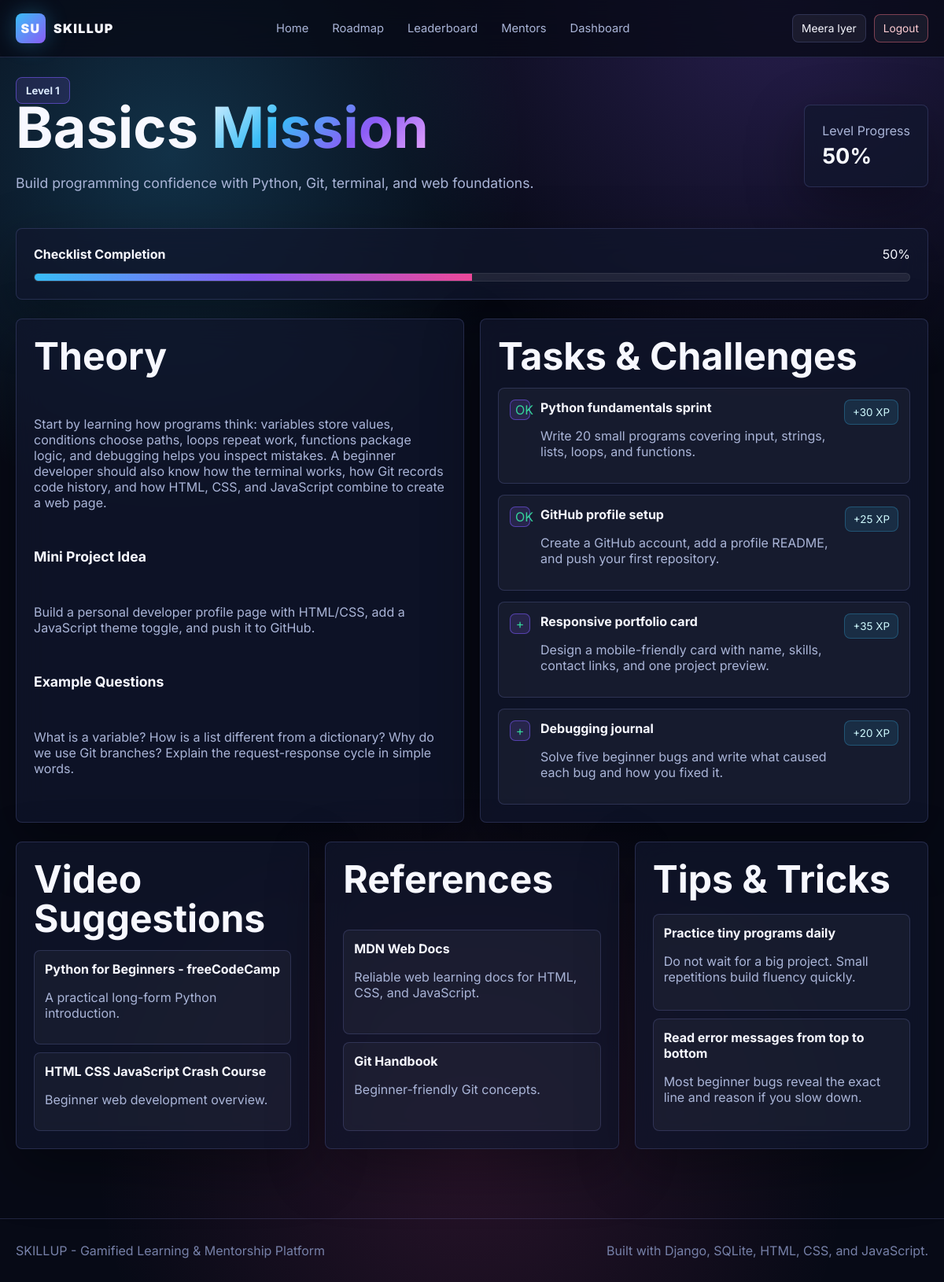
The app's page /level/1/ (signed in) with its own data.
### learning/models.py (models this page shows, shortened)
class Level(models.Model):
    number = models.PositiveSmallIntegerField(unique=True)
    title = models.CharField(max_length=80)
    tagline = models.CharField(max_length=180)
    xp_reward = models.PositiveIntegerField(default=250)
    theory = models.TextField()
    mini_project = models.TextField()
    example_questions = models.TextField()
    class Meta:
        ordering = ['number']

class LevelTask(models.Model):
    level = models.ForeignKey(Level, related_name='tasks', on_delete=models.CASCADE)
    title = models.CharField(max_length=140)
    description = models.TextField()
    xp = models.PositiveIntegerField(default=25)

class Resource(models.Model):
    RESOURCE_TYPES = [('video', 'Video'), ('reference', 'Reference'), ('tip', 'Tip')]
    level = models.ForeignKey(Level, related_name='resources', on_delete=models.CASCADE)
    kind = models.CharField(max_length=20, choices=RESOURCE_TYPES)
    title = models.CharField(max_length=160)
    url = models.URLField(blank=True)
    description = models.CharField(max_length=240)

### learning/views.py (the view)
# urls.py: path('level/<int:number>/', views.level_detail, name='level_detail'),
@login_required
def level_detail(request, number):
    level = get_object_or_404(Level.objects.prefetch_related('tasks', 'resources'), number=number)
    snapshot = progress_snapshot(request.user)
    completed_task_ids = set(TaskCompletion.objects.filter(user=request.user, task__level=level).values_list('task_id', flat=True))
    resources = {
        'videos': level.resources.filter(kind='video'),
        'references': level.resources.filter(kind='reference'),
        'tips': level.resources.filter(kind='tip'),
    }
    level_progress = round((len(completed_task_ids) / max(level.tasks.count(), 1)) * 100)
    return render(request, 'learning/level_detail.html', {
        **snapshot,
        'level': level,
        'completed_task_ids': completed_task_ids,
        'level_progress': level_progress,
        **resources,
    })

### learning/models.py (called while the page is built, shortened)
    def refresh_level(self):
        completed = UserLevelProgress.objects.filter(user=self.user, completed=True).count()
        self.current_level = min(completed + 1, 7)
        self.save(update_fields=['current_level'])

    def touch_streak(self):
        today = timezone.localdate()
        if self.last_active == today:
            return

### learning/views.py (called while the page is built)
def ensure_profile(user):
    profile, _ = Profile.objects.get_or_create(
        user=user,
        defaults={'avatar': ''.join(part[:1] for part in (user.first_name or user.username).split())[:2].upper() or 'SU'},
    )
    profile.touch_streak()
    return profile

def progress_snapshot(user):
    levels = Level.objects.prefetch_related('tasks').all()
    total_tasks = sum(level.tasks.count() for level in levels) or 1
    completed_tasks = TaskCompletion.objects.filter(user=user).count()
    profile = ensure_profile(user)
    profile.refresh_level()
    percent = round((completed_tasks / total_tasks) * 100)
    current = Level.objects.filter(number=profile.current_level).first() or levels.last()
    return {
        'levels': levels,
        'total_tasks': total_tasks,
        'completed_tasks': completed_tasks,
        'progress_percent': percent,
        'profile': profile,
        'current_level': current,
    }

### templates/learning/level_detail.html (shortened to what this page needs)
{% extends 'base.html' %}
{% block content %}
<main class="page">
  <div class="container stack" style="gap:24px">
    <section class="split">
      <div>
        <span class="eyebrow">Level {{ level.number }}</span>
        <h1>{{ level.title }} <span class="gradient-text">Mission</span></h1>
        <p class="lead">{{ level.tagline }}</p>
      </div>
      <div class="glass card stat"><span class="muted">Level Progress</span><b>{{ level_progress }}%</b></div>
    </section>
    <section class="glass card stack">
      <div class="split"><strong>Checklist Completion</strong><span>{{ level_progress }}%</span></div>
      <div class="progress" data-progress="{{ level_progress }}"><span></span></div>
    </section>
    <section class="grid grid-2">
      <div class="glass card stack">
        <h2>Theory</h2>
        <p class="muted">{{ level.theory }}</p>
        <h3>Mini Project Idea</h3>
        <p class="muted">{{ level.mini_project }}</p>
        <h3>Example Questions</h3>
        <p class="muted">{{ level.example_questions }}</p>
      </div>
      <div class="glass card stack">
        <h2>Tasks & Challenges</h2>
        {% for task in level.tasks.all %}
          <form method="post" action="{% url 'toggle_task' task.id %}" class="task">
            <button class="check" title="Toggle task">{% if task.id in completed_task_ids %}OK{% else %}+{% endif %}</button>
            <div>
              <strong>{{ task.title }}</strong>
              <p class="muted">{{ task.description }}</p>
            </div>
            <span class="pill badge">+{{ task.xp }} XP</span>
          </form>
        {% endfor %}
      </div>
    </section>
    <section class="grid grid-3">
      <div class="glass card stack">
        <h2>Video Suggestions</h2>
        <div class="resource-list">
          {% for item in videos %}
            <a class="resource-link" href="{{ item.url }}" target="_blank" rel="noreferrer"><strong>{{ item.title }}</strong><p class="muted">{{ item.description }}</p></a>
          {% endfor %}
        </div>
      </div>
      <div class="glass card stack">
        <h2>References</h2>
        <div class="resource-list">
          {% for item in references %}
            <a class="resource-link" href="{{ item.url }}" target="_blank" rel="noreferrer"><strong>{{ item.title }}</strong><p class="muted">{{ item.description }}</p></a>
          {% endfor %}
        </div>
      </div>
      <div class="glass card stack">
        <h2>Tips & Tricks</h2>
        <div class="resource-list">
          {% for item in tips %}
            <div class="resource-link"><strong>{{ item.title }}</strong><p class="muted">{{ item.description }}</p></div>
          {% endfor %}
        </div>
      </div>
    </section>
  </div>
</main>
{% endblock %}

### templates/base.html (shortened to what this page needs)
{% load static %}
<!doctype html>
<html lang="en">
<head>
  <link rel="stylesheet" href="{% static 'skillup/css/app.css' %}">
</head>
<body>
  <nav class="navbar">
    <div class="container nav-inner">
      <a class="brand" href="{% url 'home' %}">
        <span class="brand-mark">SU</span>
        <span>SKILLUP</span>
      </a>
      <div class="nav-links">
        <a href="{% url 'home' %}">Home</a>
        <a href="{% url 'roadmap' %}">Roadmap</a>
        <a href="{% url 'leaderboard' %}">Leaderboard</a>
        <a href="{% url 'mentors' %}">Mentors</a>
        {% if user.is_authenticated %}<a href="{% url 'dashboard' %}">Dashboard</a>{% endif %}
      </div>
      <div class="nav-actions">
        {% if user.is_authenticated %}
          <a class="btn btn-sm" href="{% url 'profile' %}">{{ user.first_name|default:user.username }}</a>
          <form method="post" action="{% url 'logout' %}">{% csrf_token %}<button class="btn btn-sm btn-danger">Logout</button></form>
        {% else %}
          <a class="btn btn-sm" href="{% url 'login' %}">Login</a>
          <a class="btn btn-sm btn-primary" href="{% url 'signup' %}">Join Free</a>
        {% endif %}
      </div>
    </div>
  </nav>
  {% block content %}{% endblock %}
  <footer>
    <div class="container split">
      <span>SKILLUP - Gamified Learning & Mentorship Platform</span>
      <span>Built with Django, SQLite, HTML, CSS, and JavaScript.</span>
    </div>
  </footer>
</body>
</html>

### records on screen
Level: number "1", title "Basics", tagline "Build programming confidence with Python, Git, terminal, and web foundations.", theory "Start by learning how programs think: variables store values, conditions choose paths, loops repeat work, functions package logic, and debugging helps you inspect mistakes. A beginner developer should also know how the terminal works, how Git records code history, and how HTML, CSS, and JavaScript combine to create a web page.", mini_project "Build a personal developer profile page with HTML/CSS, add a JavaScript theme toggle, and push it to GitHub.", example_questions "What is a variable? How is a list different from a dictionary? Why do we use Git branches? Explain the request-response cycle in simple words."
LevelTask: shows "OK", title "Python fundamentals sprint", description "Write 20 small programs covering input, strings, lists, loops, and functions.", xp "30"
LevelTask: shows "OK", title "GitHub profile setup", description "Create a GitHub account, add a profile README, and push your first repository.", xp "25"
LevelTask: title "Responsive portfolio card", description "Design a mobile-friendly card with name, skills, contact links, and one project preview.", xp "35"
LevelTask: title "Debugging journal", description "Solve five beginner bugs and write what caused each bug and how you fixed it.", xp "20"
Resource: title "Python for Beginners - freeCodeCamp", description "A practical long-form Python introduction."
Resource: title "HTML CSS JavaScript Crash Course", description "Beginner web development overview."
Resource: title "MDN Web Docs", description "Reliable web learning docs for HTML, CSS, and JavaScript."
Resource: title "Git Handbook", description "Beginner-friendly Git concepts."
Resource: title "Practice tiny programs daily", description "Do not wait for a big project. Small repetitions build fluency quickly."
Resource: title "Read error messages from top to bottom", description "Most beginner bugs reveal the exact line and reason if you slow down."

### other values on screen
{{ user.first_name|default:user.username }} "Meera Iyer"
{{ level_progress }} "50"
